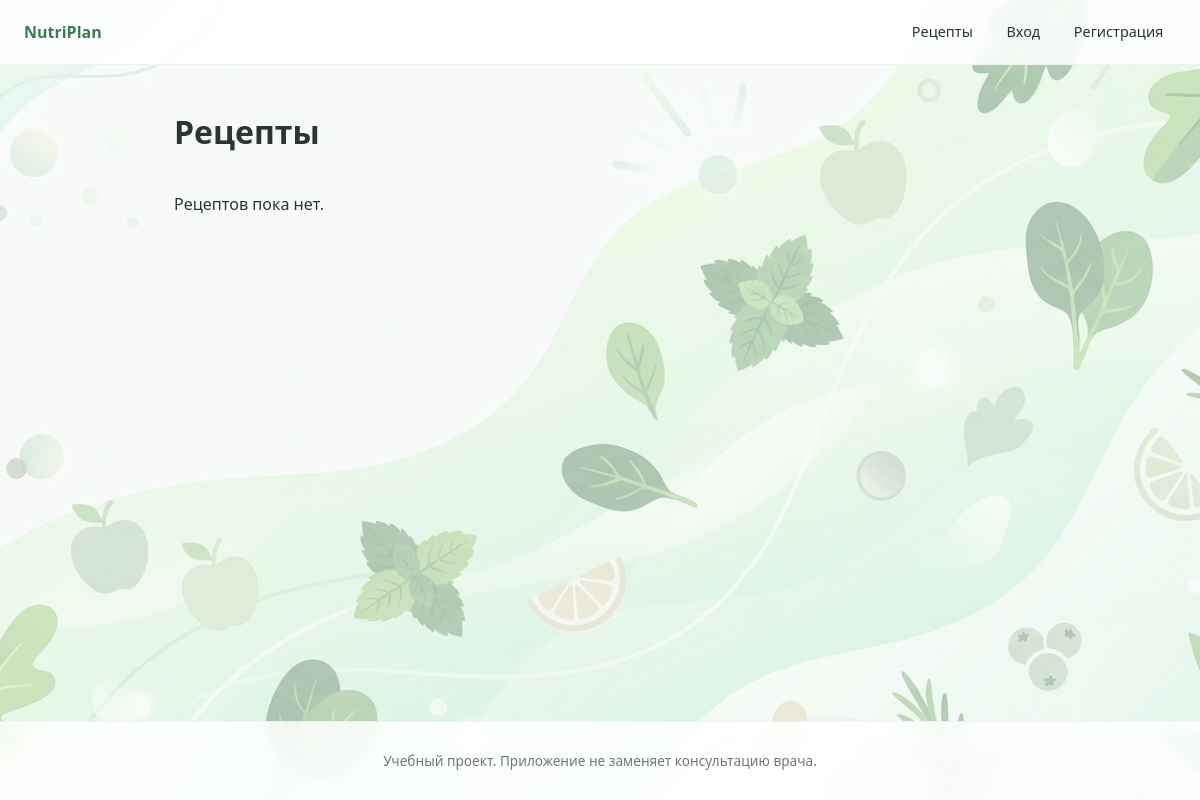
Page /recipes/ on the earlier database version.
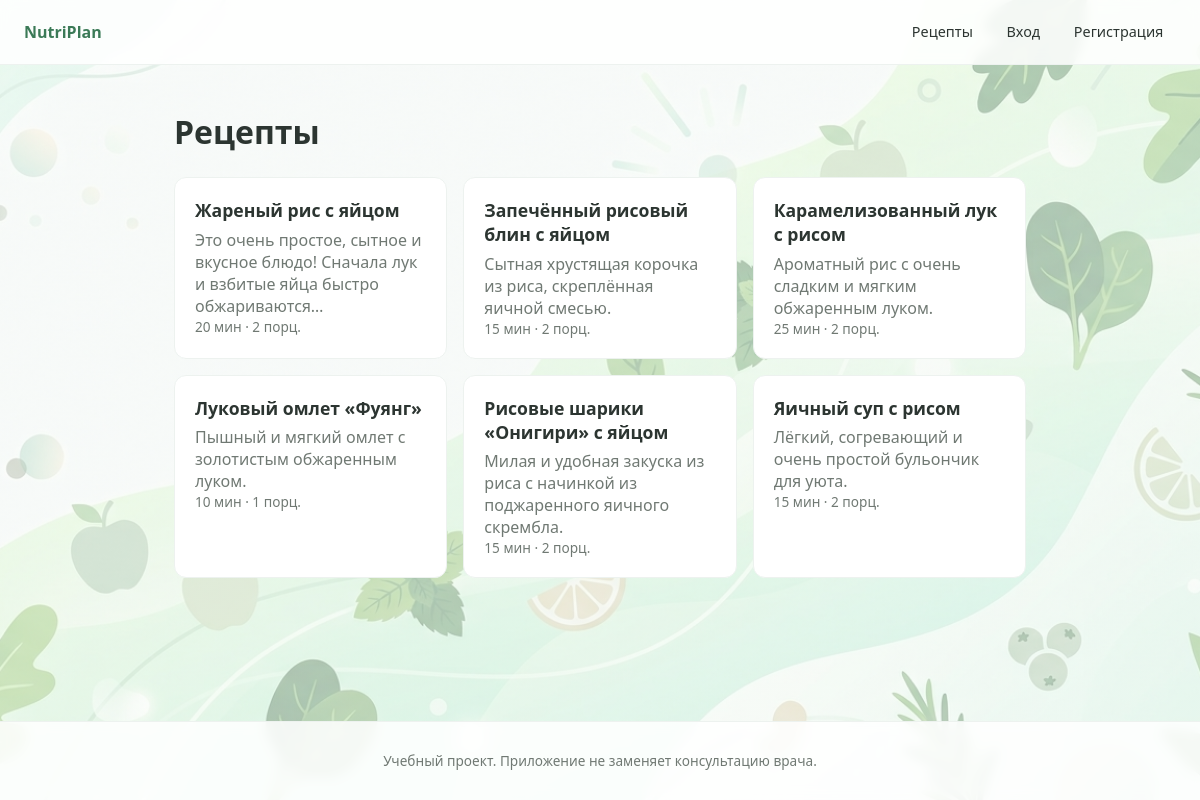
Same page on the later database version.
### recipes/models.py (models this page shows, shortened)
class Recipe(models.Model):
    title = models.CharField('Название', max_length=200)
    description = models.TextField('Описание', blank=True)
    instructions = models.TextField('Инструкция')
    prep_time = models.PositiveSmallIntegerField('Время приготовления, мин')
    servings = models.PositiveSmallIntegerField(
        'Порций в рецепте',
        default=1,
        validators=[MinValueValidator(1)],
    )
    ingredients = models.ManyToManyField(
        Ingredient,
        through='RecipeIngredient',
        related_name='recipes',
    )
    class Meta:
        ordering = ['title']
        verbose_name = 'Рецепт'
        verbose_name_plural = 'Рецепты'

### recipes/views.py (the view, shortened to what this page needs)
# urls.py: path('', views.recipe_list, name='list'),
def recipe_list(request):
    recipes = Recipe.objects.all()
    hidden_count = 0
    show_all = request.GET.get('all') == '1'
    return render(request, 'recipes/recipe_list.html', {
        'recipes': recipes,
        'hidden_count': hidden_count,
        'show_all': show_all,
    })

### templates/recipes/recipe_list.html (shortened to what this page needs)
{% extends 'base.html' %}
{% block content %}
<h1>Рецепты</h1>
<section class="cards">
    {% for recipe in recipes %}
    <article class="card">
        <h2><a href="{% url 'recipes:detail' recipe.pk %}">{{ recipe.title }}</a></h2>
        <p>{{ recipe.description|truncatechars:90 }}</p>
        <p class="meta">{{ recipe.prep_time }} мин · {{ recipe.servings }} порц.</p>
    </article>
    {% empty %}
    <p>Рецептов пока нет.</p>
    {% endfor %}
</section>
{% endblock %}

Differences in the rows shown:
added Recipe: title "Жареный рис с яйцом", description "Это очень простое, сытное и вкусное блюдо! Сначала лук и взбитые яйца быстро обжариваются…", prep_time "20", servings "2"
added Recipe: title "Запечённый рисовый блин с яйцом", description "Сытная хрустящая корочка из риса, скреплённая яичной смесью.", prep_time "15", servings "2"
added Recipe: title "Карамелизованный лук с рисом", description "Ароматный рис с очень сладким и мягким обжаренным луком.", prep_time "25", servings "2"
added Recipe: title "Луковый омлет «Фуянг»", description "Пышный и мягкий омлет с золотистым обжаренным луком.", prep_time "10", servings "1"
added Recipe: title "Рисовые шарики «Онигири» с яйцом", description "Милая и удобная закуска из риса с начинкой из поджаренного яичного скрембла.", prep_time "15", servings "2"
added Recipe: title "Яичный суп с рисом", description "Лёгкий, согревающий и очень простой бульончик для уюта.", prep_time "15", servings "2"
Other differences:
text no longer shown: "Рецептов пока нет."
